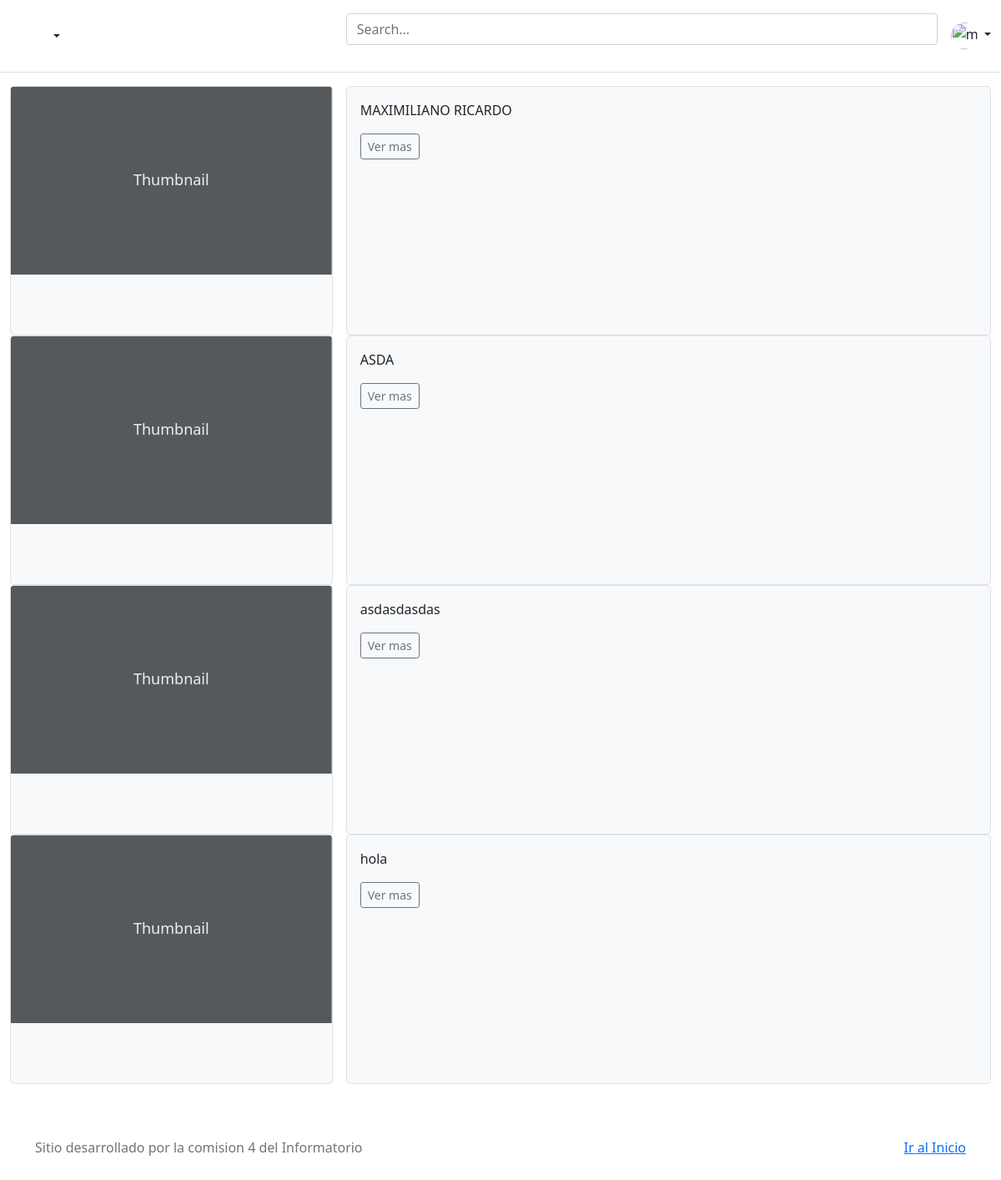
Before: / with the older database file.
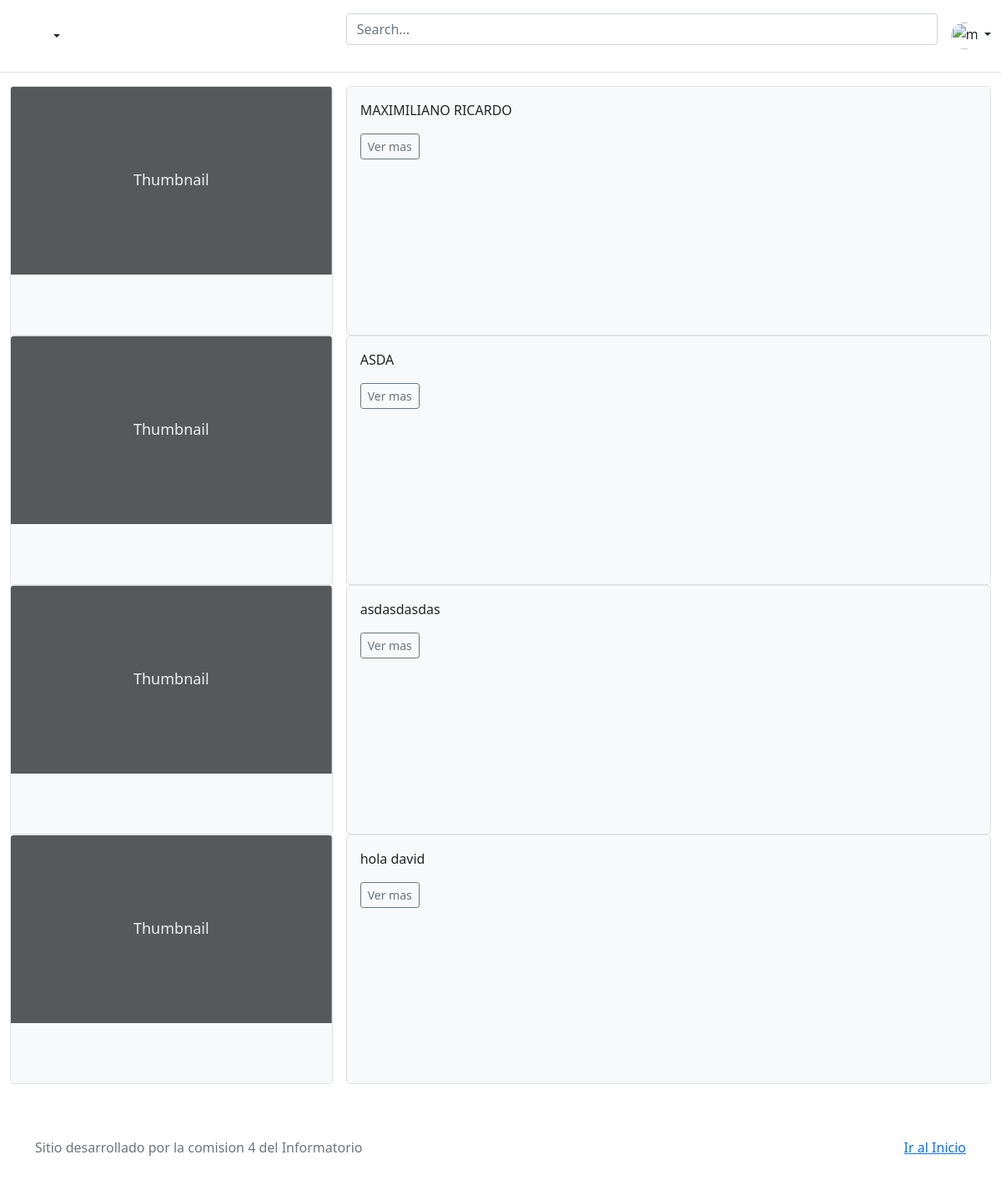
After: the same page with the newer database file.
### apps/post/models.py (models this page shows, shortened)
class Post(models.Model):
	nombre = models.CharField(max_length=255)
	detalle = models.TextField(max_length=1000)
	autor = models.ForeignKey(Usuario, on_delete=models.CASCADE, null=True)
	estado = models.IntegerField(null=True)
	categoria = models.OneToOneField(Categoria, on_delete=models.CASCADE, null=True)
	comentarios = models.ManyToManyField(Comentario)
	class Meta:
		db_table="post"

### bloginfo/views.py (the view)
# urls.py: path('', views.Inicio.as_view(), name="inicio"),
class Inicio(TemplateView):
	template_name = "inicio.html"
	def get_context_data(self, **kwargs):
		context = super(Inicio, self).get_context_data(**kwargs)
		context["post"] = Post.objects.all()
		return context

### templates/inicio.html
{% extends "base/base.html" %}
{% block contenido %}
	<div class="container-fluid pb-3">
		{% for p in post %}
		<div class="d-grid gap-3" style="grid-template-columns: 1fr 2fr;">
			<div class="bg-light border rounded-3">
				<svg class="bd-placeholder-img card-img-top" width="100%" height="225" xmlns="http://www.w3.org/2000/svg" role="img" aria-label="Placeholder: Thumbnail" preserveAspectRatio="xMidYMid slice" focusable="false"><title>Placeholder</title><rect width="100%" height="100%" fill="#55595c"></rect><text x="50%" y="50%" fill="#eceeef" dy=".3em">Thumbnail</text></svg>
				<br><br><br><br>
			</div>
			<div class="bg-light border rounded-3">
				<div class="card-body">
					<p class="card-text">{{p.nombre}}</p>
					<div class="d-flex justify-content-between align-items-center">
						<div class="btn-group">
							<a class="btn btn-sm btn-outline-secondary" href="{% url 'post:detalle' p.id %}">Ver mas</a>
						</div>
					</div>
				</div>
				<br><br>
			</div>
		</div>
		{% endfor %}
	</div>
{% endblock contenido %}

Changed rows visible on the page:
changed Post: nombre "hola" → "hola david"
